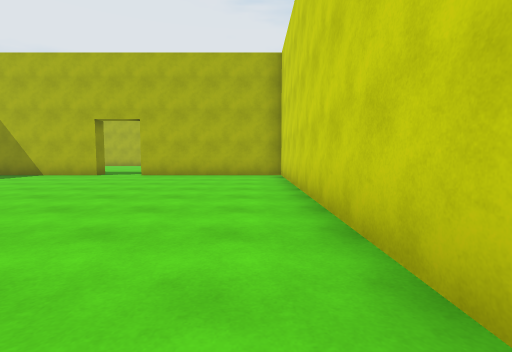
[1] (above)

15 first-person views from a walk through a Unity game level. The camera is 1.2 m above the floor, tilts 4° down and sees 85° across. The floor is counted in squares, 2 m on a side. Each view is taken from the middle of a square. On the plan, view 1 faces up. The plan holds only what a view shows up to about 9 squares ahead; the rest is blank. The place goes on beyond the plan. The player is left out.

[2]
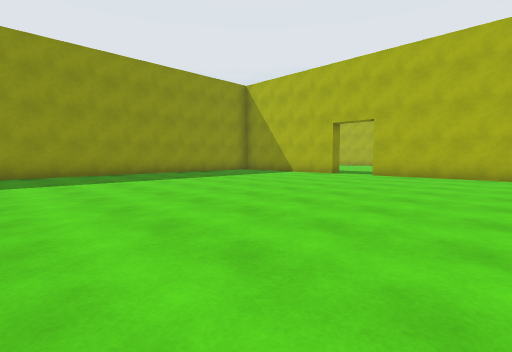

[3]
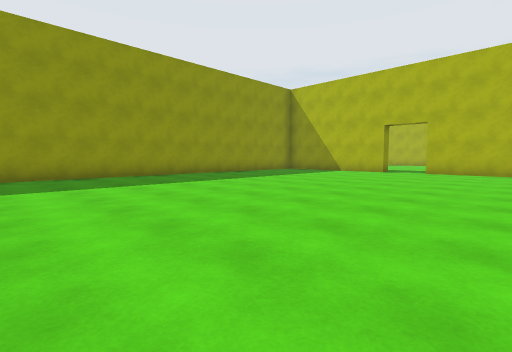

[4]
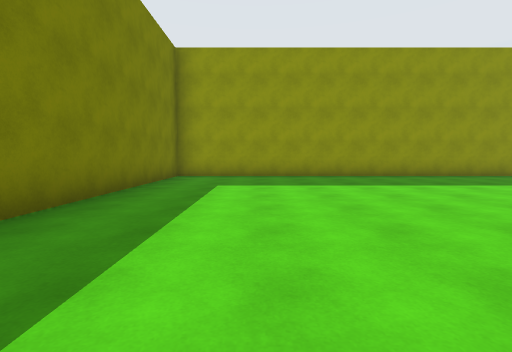

[5]
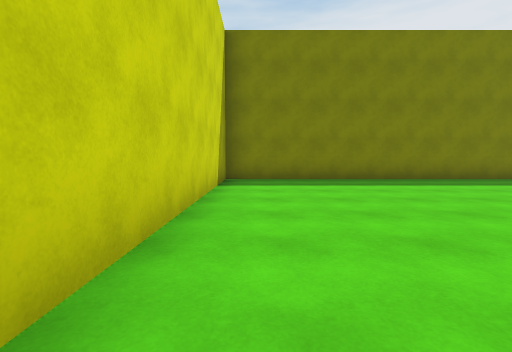

[6]
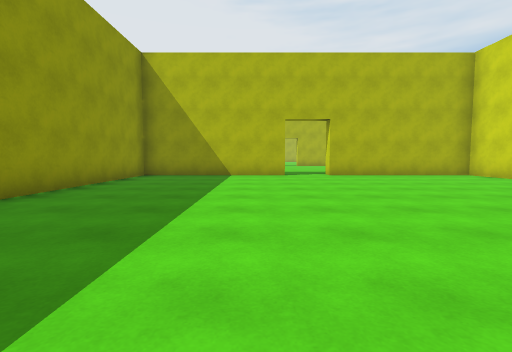

[7]
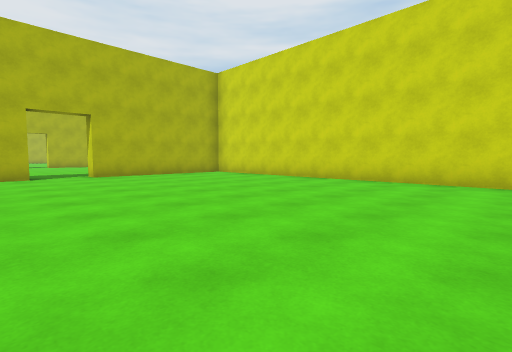

[8]
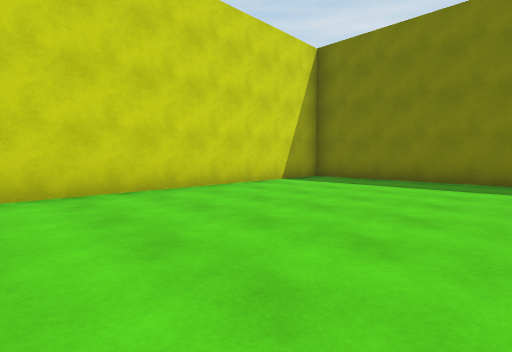

[9]
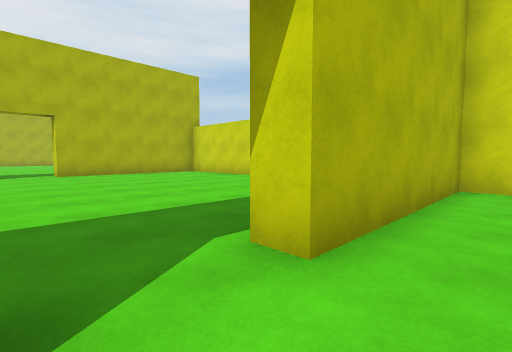

[10]
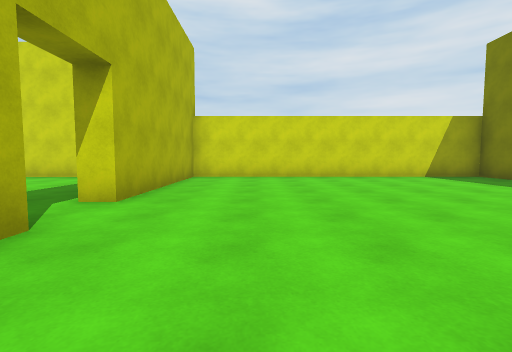

[11]
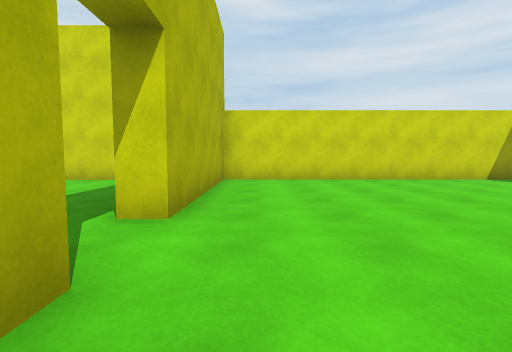

[12]
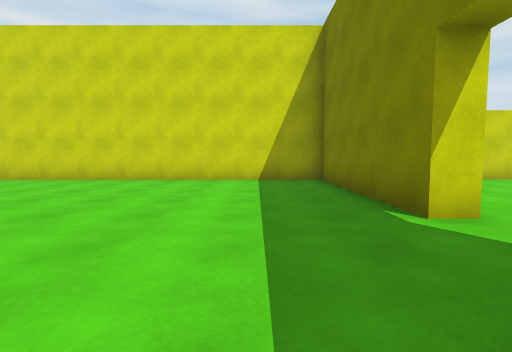

[13]
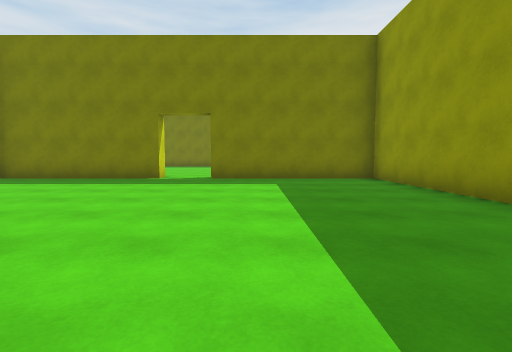

[14]
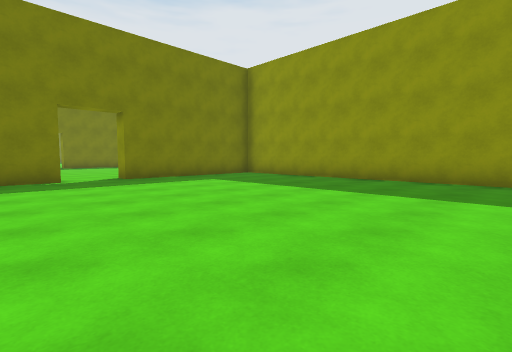

[15]
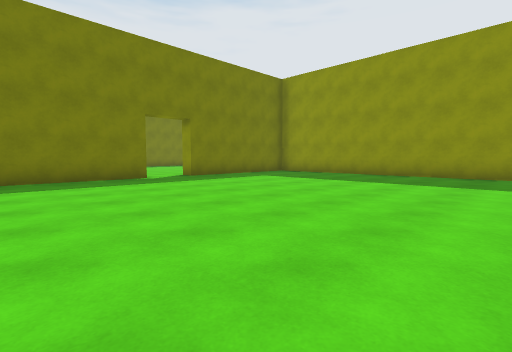

### Floor plan
Points are (right, up) in squares from view 1. A wall is a line through its corners. A room is listed if a view was taken in it or the views show most of it. See-through windows are left out.
Room 1 (views 1, 2, 3, 4, 5, 6, 7, 8, 9)
walls: (-5, 8.9) (-9.6, 8.9) (-9.6, -8.4) (0.8, -8.4) (0.8, 8.9) (-3.7, 8.9)
ways out: opening at (-4.5, 9) to room 2
Room 2 (views 10, 11)
walls: (-3.7, 8.9) (-3.7, 9.5); (0.1, 9.4) (1.2, 9.4) (1.2, 17.8) (-3.3, 17.8)
ways out: opening at (-4.5, 9) to room 1; opening at (-4, 18) to room 3
Room 3 (views 12, 13, 14, 15)
walls: (-3.3, 17.8) (-3.3, 18.3) (1.2, 18.3) (1.2, 26.5); (-9.2, 25.8) (-9.2, 18.3) (-4.8, 18.3) (-4.8, 17.8)
ways out: opening at (-4, 18) to room 2

Positions as (right, up) in squares from view 1, and headings:
1: (0, 0), facing up
2: (0, 0), facing up-left
3: (-1, -2), facing up-left
4: (-1, -6), facing left
5: (0, -1), facing down
6: (-6, 0), facing up
7: (-6, 0), facing up-right
8: (-4, -1), facing down-right
9: (-5, 8), facing up-right
10: (-7, 16), facing right
11: (-6, 17), facing right
12: (-6, 20), facing right
13: (-6, 26), facing down
14: (-2, 26), facing down-left
15: (0, 26), facing down-left
